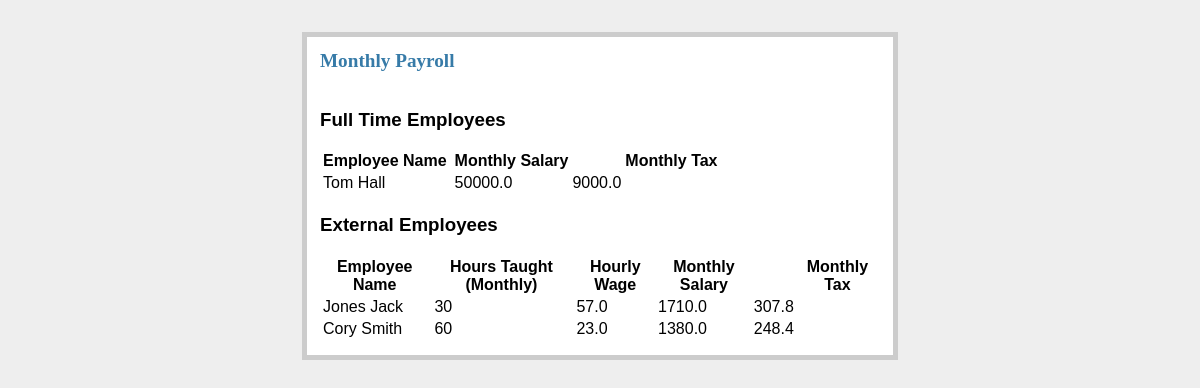
Before: /payroll with the older database file.
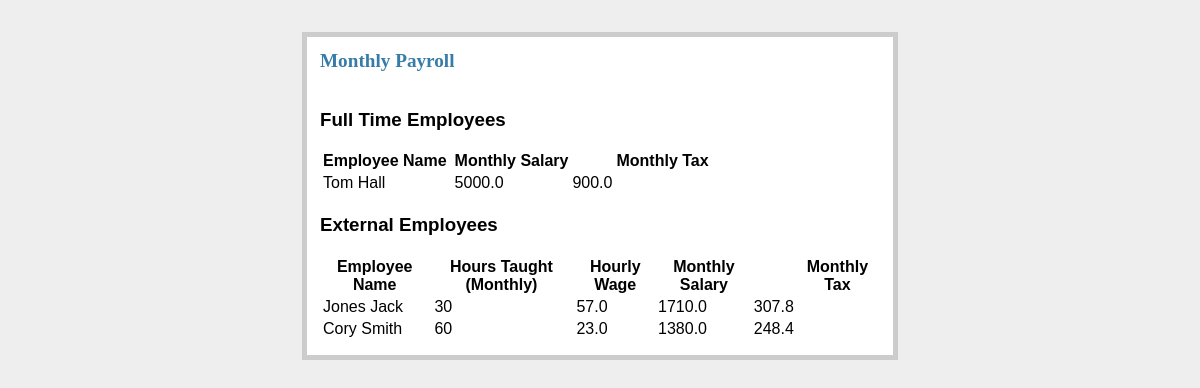
After: the same page with the newer database file.
### tables this page shows
CREATE TABLE FullTimeInstructor(id int , name varchar(20), salary float,PRIMARY KEY(id));

### gym.py (the view)
@app.route('/payroll')
def view_payroll():
    db = get_db()
    externalMonthlyTaxCur = db.execute("Select distinct ei.id,ei.name,ei.hoursTaught,ei.hourlywage,((ei.hourlywage*ei.hoursTaught)*(0.10)+(ei.hourlywage*ei.hoursTaught)*(0.05)+(ei.hourlywage*ei.hoursTaught)*(0.03)) as tax, ei.hourlywage*ei.hoursTaught as salary from ExternalInstructor ei")
    eemTax = externalMonthlyTaxCur.fetchall()
    curMonthlyTax = db.execute("Select distinct ft.id,ft.name,ft.salary, (((ft.salary*(.10))+(ft.salary*(.05))+(ft.salary*(0.03)))) as tax from FullTimeInstructor ft")
    femTax = curMonthlyTax.fetchall()
    print(femTax)
    return render_template("view_payroll.html",extEmpMonthlyTax = eemTax,fullEmpMonthlyTax=femTax)

### gym.py (called while the page is built)
def connect_db():
    rv = sqlite3.connect(app.config["DATABASE"])
    rv.row_factory = sqlite3.Row
    return rv

def get_db():
    if not hasattr(g, 'sqlite_db'):
        g.sqlite_db = connect_db()
    return g.sqlite_db

### templates/view_payroll.html (shortened to what this page needs)
<!DOCTYPE html>
<html lang="en">
<head>
    <link rel=stylesheet type=text/css href="{{ url_for('static', filename='style.css') }}">
</head>
<div class="page">
<h2>Monthly Payroll</h2><br>
<h3>Full Time Employees</h3>
<table>
  <tr>
    <th>Employee Name</th>
      <th></th>
    <th>Monthly Salary</th>
      <th></th>
    <th>Monthly Tax</th>
  </tr>
  {% for ftm in fullEmpMonthlyTax%}
  <tr>
    <td>{{ftm.name}}</td>
      <th></th>
    <td>{{ftm.salary}}</td>
    <td>{{ftm.tax}}</td>
    {% endfor %}
    </tr>
</table>
<h3>External Employees</h3>
<table>
  <tr>
    <th>Employee Name</th>
      <th></th>
    <th>Hours Taught (Monthly)</th>
      <th></th>
      <th>Hourly Wage</th>
      <th>Monthly Salary</th>
      <th></th>
      <th>Monthly Tax</th>
  </tr>
  {% for extm in extEmpMonthlyTax%}
  <tr>
    <td>{{extm.name}}</td>
      <th></th>
      <td>{{ extm.hoursTaught }}</td>
      <th></th>
    <td>{{extm.hourlywage}}</td>
      <td>{{ extm.salary }}</td>
    <td>{{extm.tax}}</td>
    {% endfor %}
</table>
</div>
</body>
</html>

Changed rows visible on the page:
changed FullTimeInstructor "Tom Hall": salary "50000.0" → "5000.0"; tax "9000.0" → "900.0"
